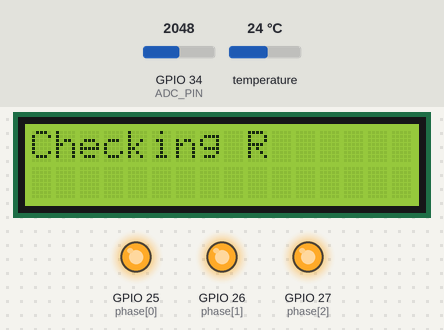
Recording of a sketch running on a simulated ESP32. Shown: 16×2 character LCD, output pins drawn as LEDs (lit = HIGH). The test bench sets the inputs (shaded band); at power-on: temperature 24 °C, GPIO 34 (ADC_PIN) = 2048. WiFi joins after 1.5 s; servers stay silent unless stated; uploads are accepted with an empty reply; the modem accepts every AT command (registered, SIM ready, sends succeed) and sends nothing else; what the sketch prints to the serial monitor is not drawn.

Above: at 10.0 s.
10.1 s: temperature set to 39.3 °C
19.8 s: temperature set to 40.4 °C
At 21.4 s:
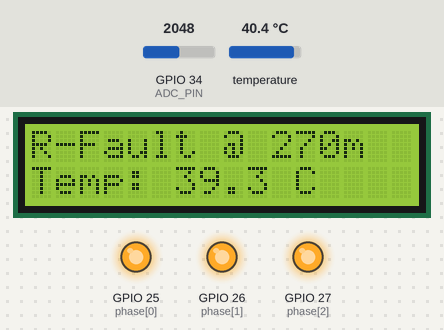
24.8 s: temperature set to 12 °C
At 26.2 s:
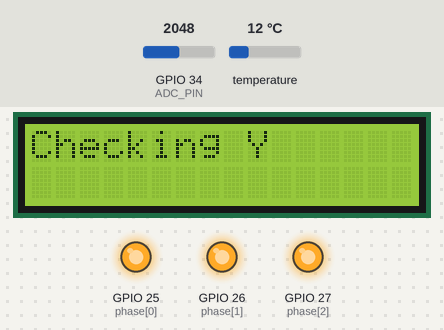
28.5 s: GPIO 34 (ADC_PIN) set to 3941
At 32.9 s:
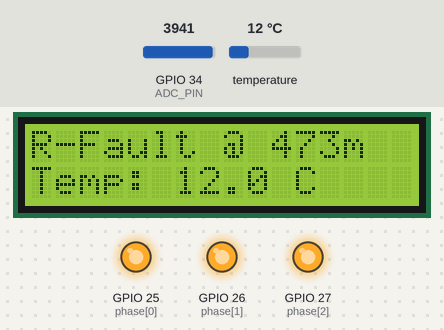
33.2 s: GPIO 34 (ADC_PIN) set to 4073
At 36.9 s:
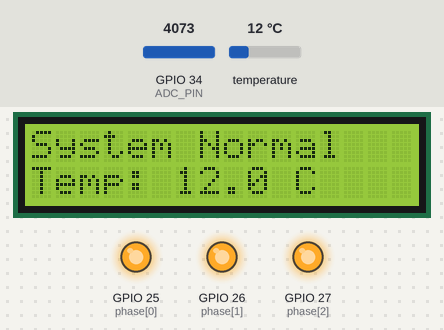
46.1 s: GPIO 34 (ADC_PIN) set to 3960
At 52.6 s:
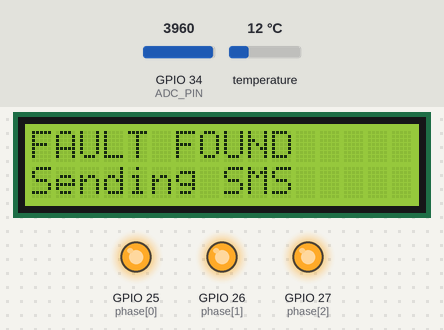
Timing chart, 0 to 52.9 s (numbered marks = the images above; inputs shaded):
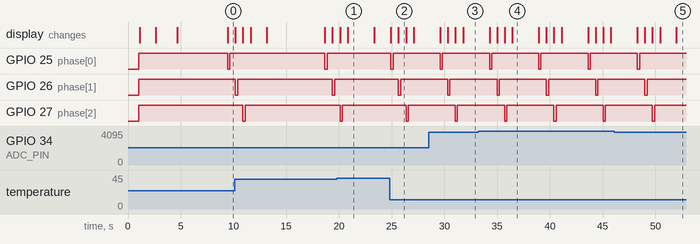

The sketch:

CableFaultSystem.ino
```cpp
#include <WiFi.h>
#include <HTTPClient.h>
#include <Wire.h>
#include <LiquidCrystal_I2C.h>
#include <OneWire.h>
#include <DallasTemperature.h>
#include <HardwareSerial.h>

// ================= Network Credentials =================
const char* ssid = "ANKITA HALDKAR ";         // Added the trailing space that your router requires!
const char* password = "4132957234";          // <--- TYPE YOUR WI-FI PASSWORD HERE
String serverName = "http://192.168.1.6:5005/api/fault"; // Laptop IP on ANKITA network

// ================= LCD =================
LiquidCrystal_I2C lcd(0x27, 16, 2);

// ================= DS18B20 =================
#define ONE_WIRE_BUS 4
OneWire oneWire(ONE_WIRE_BUS);
DallasTemperature sensors(&oneWire);

// ================= SIM800 =================
HardwareSerial sim800(2);
String phoneNumber = "+919345400590";
bool faultSent = false;

// ================= Relays (Active LOW) =================
int phase[3] = {25, 26, 27}; // R, Y, B
const int ADC_PIN = 34;      // Brown wire from the switch matrix

// ================= Limits =================
float OVER_HEAT_TEMP = 40.0;

// ================= Fault Distances =================
float dist1 = 0;
float dist2 = 0;
float dist3 = 0;

// ================= Timers =================
unsigned long lastPostTime = 0;
unsigned long postInterval = 4000;
int loopCount = 0;

// ========================================================
// Function: Send SMS
// ========================================================
void sendSMS(String msg) {
  Serial.println(">>> [SMS] Sending SMS...");
  sim800.println("AT+CMGF=1");
  delay(500);
  sim800.print("AT+CMGS=\"");
  sim800.print(phoneNumber);
  sim800.println("\"");
  delay(500);
  sim800.print(msg);
  delay(500);
  sim800.write(26); // CTRL+Z
  delay(3000);
  Serial.println(">>> [SMS] SMS command sent.");
}

// ========================================================
// Function: Send to Backend
// ========================================================
void sendDataToBackend(float distance, float temp, String status, String phase) {
  Serial.println("--------------------------------------------------");
  Serial.println(">>> [HTTP] Attempting to send data to backend...");
  Serial.println(">>> [HTTP] Target URL: " + serverName);

  if (WiFi.status() == WL_CONNECTED) {
    Serial.println(">>> [HTTP] WiFi OK - building request...");

    HTTPClient http;
    http.begin(serverName);
    http.addHeader("Content-Type", "application/json");

    String jsonPayload = "{\"distance\": " + String(distance) +
                         ", \"temperature\": " + String(temp, 2) +
                         ", \"status\": \"" + status + "\"" +
                         ", \"phase\": \"" + phase + "\"}";

    Serial.println(">>> [HTTP] Payload: " + jsonPayload);

    int httpResponseCode = http.POST(jsonPayload);

    if (httpResponseCode > 0) {
      String response = http.getString();
      Serial.println(">>> [HTTP] SUCCESS! Response Code: " + String(httpResponseCode));
      Serial.println(">>> [HTTP] Response Body: " + response);
    } else {
      Serial.println(">>> [HTTP] FAILED! Error Code: " + String(httpResponseCode));
      Serial.println(">>> [HTTP] Hint: Check if backend is running and IP is correct.");
      Serial.println(">>> [HTTP] WiFi RSSI (signal strength): " + String(WiFi.RSSI()) + " dBm");
    }
    http.end();
  } else {
    Serial.println(">>> [HTTP] ERROR: WiFi NOT Connected! Skipping HTTP POST.");
    Serial.println(">>> [HTTP] WiFi Status Code: " + String(WiFi.status()));
    Serial.println(">>> [HTTP] Hint: 3=WL_CONNECTED, 1=NO_SSID_AVAIL, 4=CONNECT_FAILED, 6=DISCONNECTED");
  }
  Serial.println("--------------------------------------------------");
}

// ========================================================
// Stop Detection
// ========================================================
void stopDetection() {
  Serial.println(">>> [RELAY] Stopping all phases (Overheat)!");
  for (int i = 0; i < 3; i++) {
    digitalWrite(phase[i], HIGH);
  }
}

// ========================================================
// SETUP
// ========================================================
void setup() {
  Serial.begin(115200);
  delay(1000);

  Serial.println("==========================================");
  Serial.println("  UG Cable Fault Detection System");
  Serial.println("  Booting up...");
  Serial.println("==========================================");

  // Relay pins
  Serial.println(">>> [SETUP] Initializing relay pins and ADC...");
  pinMode(ADC_PIN, INPUT);
  for (int i = 0; i < 3; i++) {
    pinMode(phase[i], OUTPUT);
    digitalWrite(phase[i], HIGH); // OFF (active LOW)
    Serial.println(">>> [SETUP] Relay pin " + String(phase[i]) + " set HIGH (OFF)");
  }

  // LCD
  Serial.println(">>> [SETUP] Initializing LCD...");
  lcd.init();
  lcd.backlight();
  lcd.print("UG Cable Fault");
  lcd.setCursor(0, 1);
  lcd.print("Initializing...");
  Serial.println(">>> [SETUP] LCD initialized.");

  // WiFi
  Serial.println(">>> [WIFI] Connecting to SSID: " + String(ssid));
  WiFi.begin(ssid, password);
  int attempts = 0;
  while (WiFi.status() != WL_CONNECTED && attempts < 30) {
    delay(500);
    Serial.print(".");
    attempts++;
  }
  Serial.println("");

  lcd.clear();
  if (WiFi.status() == WL_CONNECTED) {
    Serial.println(">>> [WIFI] ✅ Connected successfully!");
    Serial.println(">>> [WIFI] ESP32 IP Address: " + WiFi.localIP().toString());
    Serial.println(">>> [WIFI] Signal Strength (RSSI): " + String(WiFi.RSSI()) + " dBm");
    lcd.print("WiFi Connected!");
    lcd.setCursor(0, 1);
    lcd.print(WiFi.localIP().toString());
  } else {
    Serial.println(">>> [WIFI] ❌ FAILED to connect to WiFi!");
    Serial.println(">>> [WIFI] WiFi Status Code: " + String(WiFi.status()));
    Serial.println(">>> [WIFI] Hint: 1=NO_SSID_AVAIL (wrong SSID), 4=CONNECT_FAILED (wrong password), 6=DISCONNECTED");
    lcd.print("WiFi FAILED!");
    lcd.setCursor(0, 1);
    lcd.print("Check hotspot");
  }
  delay(2000);
  lcd.clear();

  // Temperature sensor
  Serial.println(">>> [SETUP] Initializing DS18B20 temperature sensor...");
  sensors.begin();
  Serial.println(">>> [SETUP] Temperature sensor initialized.");

  // SIM800
  Serial.println(">>> [SETUP] Initializing SIM800 GSM module...");
  sim800.begin(9600, SERIAL_8N1, 16, 17);
  delay(3000);
  sim800.println("AT");
  delay(1000);
  Serial.println(">>> [SETUP] SIM800 AT command sent.");

  Serial.println("==========================================");
  Serial.println("  Setup complete. Entering main loop...");
  Serial.println("==========================================");
}

// ========================================================
// LOOP
// ========================================================
void loop() {
  loopCount++;
  Serial.println("\n========== LOOP #" + String(loopCount) + " ==========");

  // ---------- Read Temperature ----------
  Serial.println(">>> [TEMP] Requesting temperature...");
  sensors.requestTemperatures();
  float tempC = sensors.getTempCByIndex(0);

  if (tempC == -127.00) {
    Serial.println(">>> [TEMP] ⚠️  ERROR: DS18B20 sensor not found or disconnected! Check wiring on pin " + String(ONE_WIRE_BUS));
  } else {
    Serial.println(">>> [TEMP] Temperature: " + String(tempC, 2) + " °C");
  }

  // ---------- Overheat Protection ----------
  if (tempC > OVER_HEAT_TEMP) {
    Serial.println(">>> [TEMP] 🔥 OVERHEAT DETECTED! (" + String(tempC) + "°C > " + String(OVER_HEAT_TEMP) + "°C)");
    stopDetection();
    lcd.clear();
    lcd.setCursor(0, 0);
    lcd.print("OVER HEAT");
    lcd.setCursor(0, 1);
    lcd.print("DETECTED!");

    if (millis() - lastPostTime >= postInterval) {
      Serial.println(">>> [TEMP] Sending WARNING to backend...");
      sendDataToBackend(0, tempC, "WARNING", "ALL");
      lastPostTime = millis();
    }
    return;
  }

  // ---------- Fault logic ----------
  bool faultDetected = false;
  String faultMsg = "";
  String faultPhase = "NONE";
  float currentFaultDistance = 0;

  // ===== R PHASE =====
  Serial.println(">>> [PHASE] Checking R Phase (Pin " + String(phase[0]) + ")...");
  lcd.clear();
  lcd.print("Checking R");
  digitalWrite(phase[0], LOW);
  delay(200);

  int adcR = analogRead(ADC_PIN);
  if (adcR < 4000) { dist1 = map(adcR, 0, 4000, 50, 480); } else { dist1 = 0; }
  Serial.println(">>> [PHASE] R Phase distance reading: " + String(dist1));
  if (dist1 > 0) {
    faultDetected = true;
    currentFaultDistance = dist1;
    faultPhase = "R";
    faultMsg = "R phase fault at " + String(dist1) + " M";
    Serial.println(">>> [PHASE] ⚡ FAULT detected on R Phase!");
  } else {
    Serial.println(">>> [PHASE] R Phase OK.");
  }
  digitalWrite(phase[0], HIGH);
  delay(500);

  // ===== Y PHASE =====
  Serial.println(">>> [PHASE] Checking Y Phase (Pin " + String(phase[1]) + ")...");
  lcd.clear();
  lcd.print("Checking Y");
  digitalWrite(phase[1], LOW);
  delay(200);

  int adcY = analogRead(ADC_PIN);
  if (adcY < 4000) { dist2 = map(adcY, 0, 4000, 50, 480); } else { dist2 = 0; }
  Serial.println(">>> [PHASE] Y Phase distance reading: " + String(dist2));
  if (dist2 > 0 && !faultDetected) {
    faultDetected = true;
    currentFaultDistance = dist2;
    faultPhase = "Y";
    faultMsg = "Y phase fault at " + String(dist2) + " M";
    Serial.println(">>> [PHASE] ⚡ FAULT detected on Y Phase!");
  } else {
    Serial.println(">>> [PHASE] Y Phase OK (or R already faulted).");
  }
  digitalWrite(phase[1], HIGH);
  delay(500);

  // ===== B PHASE =====
  Serial.println(">>> [PHASE] Checking B Phase (Pin " + String(phase[2]) + ")...");
  lcd.clear();
  lcd.print("Checking B");
  digitalWrite(phase[2], LOW);
  delay(200);

  int adcB = analogRead(ADC_PIN);
  if (adcB < 4000) { dist3 = map(adcB, 0, 4000, 50, 480); } else { dist3 = 0; }
  Serial.println(">>> [PHASE] B Phase distance reading: " + String(dist3));
  if (dist3 > 0 && !faultDetected) {
    faultDetected = true;
    currentFaultDistance = dist3;
    faultPhase = "B";
    faultMsg = "B phase fault at " + String(dist3) + " M";
    Serial.println(">>> [PHASE] ⚡ FAULT detected on B Phase!");
  } else {
    Serial.println(">>> [PHASE] B Phase OK (or earlier phase already faulted).");
  }
  digitalWrite(phase[2], HIGH);
  delay(500);

  // ---------- Summary ----------
  lcd.clear();
  if (faultDetected) {
    Serial.println(">>> [STATUS] *** FAULT DETECTED: " + faultMsg + " ***");
    lcd.setCursor(0, 0);
    lcd.print(faultPhase + "-Fault @ " + String(currentFaultDistance, 0) + "m");
    lcd.setCursor(0, 1);
    lcd.print("Temp: " + String(tempC, 1) + " C");
  } else {
    Serial.println(">>> [STATUS] All phases NORMAL. No fault detected.");
    lcd.setCursor(0, 0);
    lcd.print("System Normal");
    lcd.setCursor(0, 1);
    lcd.print("Temp: " + String(tempC, 1) + " C");
  }
  delay(1500); // Hold the message on screen so it can be read

  // ---------- SMS Logic ----------
  if (faultDetected && !faultSent) {
    Serial.println(">>> [SMS] First fault occurrence - sending SMS alert...");
    lcd.clear();
    lcd.print("FAULT FOUND");
    lcd.setCursor(0, 1);
    lcd.print("Sending SMS");
    sendSMS("UG Cable Fault!\n" + faultMsg);
    faultSent = true;
    Serial.println(">>> [SMS] faultSent flag set to TRUE. No more SMS until fault clears.");
  }

  if (!faultDetected) {
    if (faultSent) {
      Serial.println(">>> [SMS] Fault cleared. Resetting faultSent flag.");
    }
    faultSent = false;
  }

  // ---------- Backend Upload ----------
  unsigned long now = millis();
  unsigned long timeUntilPost = (now - lastPostTime >= postInterval) ? 0 : (postInterval - (now - lastPostTime));
  Serial.println(">>> [TIMER] Time until next POST: " + String(timeUntilPost) + " ms");

  if (now - lastPostTime >= postInterval) {
    if (faultDetected) {
      sendDataToBackend(currentFaultDistance, tempC, "FAULT", faultPhase);
    } else {
      sendDataToBackend(0, tempC, "NORMAL", "NONE");
    }
    lastPostTime = millis();
  }
}
```

Measured:
- the behaviour switches between 40 and 40.1 °C on temperature (found by bisection; images 0 and 1)
- the behaviour switches between 3999 and 4000 on GPIO 34 (ADC_PIN) (found by bisection; images 3 and 4)
- after the input at 19.8 s, GPIO 25 (phase[0]): stays HIGH (without the input it goes to LOW after 3.5 s); GPIO 26 (phase[1]): stays HIGH (without the input it goes to LOW after 4.3 s)
- after the input at 24.8 s, GPIO 25 (phase[0]): HIGH → LOW after 0.13 s, → HIGH 0.20 s later; GPIO 26 (phase[1]): HIGH → LOW after 0.84 s, → HIGH 0.20 s later; GPIO 27 (phase[2]): HIGH → LOW after 1.6 s, → HIGH 0.20 s later; the display: first changes after 0.13 s (image 2 shows a later state)
- after the input at 33.2 s, the display: first differs from a run without the input after 3.2 s (image 4)
- after the input at 46.1 s, the display: first differs from a run without the input after 4.4 s (image 5 shows a later state)
- by itself, GPIO 26 (phase[1]): alternates HIGH for 9.0 s and LOW for 0.20 s
